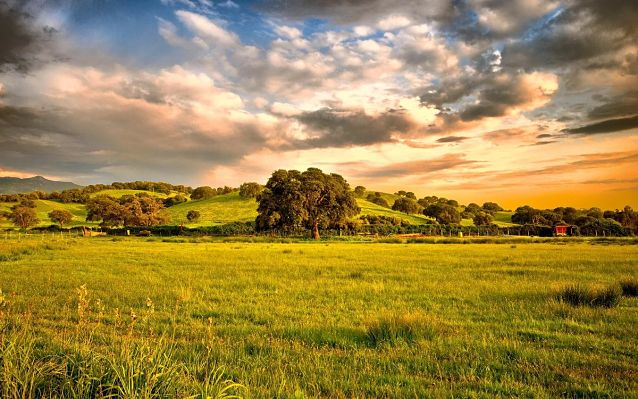
#> input picture lab1_pattern/field5.jpg, 638 x 399 px
$ python lab1_simple.py
#> lines starting #> are read from the running program, lines starting #| are printed output that depends on the picture
from numba import njit, prange
import numpy as np
from cv2 import imread, imwrite, imshow, waitKey, COLOR_BGR2RGB, cvtColor, vconcat, hconcat, putText, \
    FONT_HERSHEY_SIMPLEX, resize
# import cv2
import matplotlib.pyplot as plt
import time
from os import mkdir, path


# func that show the image (put in BGR (cv2))
# [92 lines left out: functions show_image, take_params, pdf_multivariate_gauss, g_multiply, sampler_1st_iter, sampler_one_iter, not called in this run]
    # return LABELS


def sampler(image, eps=0.2, n_iter=100, h=.2, w=.4, offset=0.):
    # creating a mas of all labels per iterations
    mas = np.zeros((n_iter, image.shape[0], image.shape[1]))

    # take params from pieces (from sky and filed of grass)
    mean0, mean1, cov0, cov1 = take_params(image, h=h, w=w, offset=offset)

    # create a matrix of probabilities of each class
    LABELS_0, PROB_0 = sampler_1st_iter(image, mean0, mean1, cov0, cov1)
    mas[0] = LABELS_0

    # sampling
    for i in range(n_iter - 2):
        mas[i + 1] = sampler_one_iter(PROB_0, mas[i], eps)

    return image, mas


# %%%%%%%%%%%%%%%%%%%%%%%%%%%%%%%%%%%%%%%%%%%%%%%%%%%%%%%%%%%%%%%%%%%%%%%%%%%%%%%%%%%%%%%%%%%%%%%%%%%%%%%%%%%%%%%%%%%%%%%%%%%%%%%%%%%%%%%%%%%%%%%%%%%%%%%%%%%%%%%%%%%%%%%%%%%%%%%%%%%%%%%%%%%%%%%%%%%%%%%%%%%%%%%%%%%%%%%%%%%%%%
# %%%%%%%%%%%%%%%%%%%%%%%%%%%%%%%%%%%%%%%%%%%%%%%%%%%%%%%%%%%%%%%%%%%%%%%%%%%%%%%%%%%%%%%%%%%%%%%%%%%%%%%%%%%%%%%%%%%%%%%%%%%%%%%%%%%%%%%%%%%%%%%%%%%%%%%%%%%%%%%%%%%%%%%%%%%%%%%%%%%%%%%%%%%%%%%%%%%%%%%%%%%%%%%%%%%%%%%%%%%%%%
# %%%%%%%%%%%%%%%%%%%%%%%%%%%%%%%%%%%%%%%%%%%%%%%%%%%%%%%%%%%%%%%%%%%%%%%%%%%%%%%%%%%%%%%%%%%%%%%%%%%%%%%%%%%%%%%%%%%%%%%%%%%%%%%%%%%%%%%%%%%%%%%%%%%%%%%%%%%%%%%%%%%%%%%%%%%%%%%%%%%%%%%%%%%%%%%%%%%%%%%%%%%%%%%%%%%%%%%%%%%%%%
filename = "field5.jpg"
img1 = imread(filename)
#> img1 is the input picture: shape (399, 638, 3); mean B, G, R 72.7, 133.2, 156.3
scale = [256, 256]
n_iter = 7000
eps = 0.07
# %%%%%%%%%%%%%%%%%%%%%%%%%%%%%%%%%%%%%%%%%%%%%%%%%%%%%%%%%%%%%%%%%%%%%%%%%%%%%%%%%%%%%%%%%%%%%%%%%%%%%%%%%%%%%%%%%%%%%%%%%%%%%%%%%%%%%%%%%%%%%%%%%%%%%%%%%%%%%%%%%%%%%%%%%%%%%%%%%%%%%%%%%%%%%%%%%%%%%%%%%%%%%%%%%%%%%%%%%%%%%%
# %%%%%%%%%%%%%%%%%%%%%%%%%%%%%%%%%%%%%%%%%%%%%%%%%%%%%%%%%%%%%%%%%%%%%%%%%%%%%%%%%%%%%%%%%%%%%%%%%%%%%%%%%%%%%%%%%%%%%%%%%%%%%%%%%%%%%%%%%%%%%%%%%%%%%%%%%%%%%%%%%%%%%%%%%%%%%%%%%%%%%%%%%%%%%%%%%%%%%%%%%%%%%%%%%%%%%%%%%%%%%%
# %%%%%%%%%%%%%%%%%%%%%%%%%%%%%%%%%%%%%%%%%%%%%%%%%%%%%%%%%%%%%%%%%%%%%%%%%%%%%%%%%%%%%%%%%%%%%%%%%%%%%%%%%%%%%%%%%%%%%%%%%%%%%%%%%%%%%%%%%%%%%%%%%%%%%%%%%%%%%%%%%%%%%%%%%%%%%%%%%%%%%%%%%%%%%%%%%%%%%%%%%%%%%%%%%%%%%%%%%%%%%%

start_time = time.time()

# scaling image to lower resolution for good performance
if scale is not None:
    img1 = resize(img1, (scale[0], scale[1]))
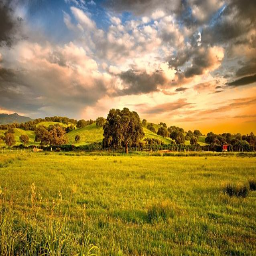
#> img1: shape (256, 256, 3); mean B, G, R 72.5, 133.1, 156.2

img_for_sampl, LABELS = sampler(img1, eps=eps, n_iter=n_iter, h=.55, w=.44, offset=0.05)
#> (the run stopped early here; a loop or call above may not have finished)

$ run again, with lab1_pattern/field1.jpg copied over lab1_pattern/field5.jpg
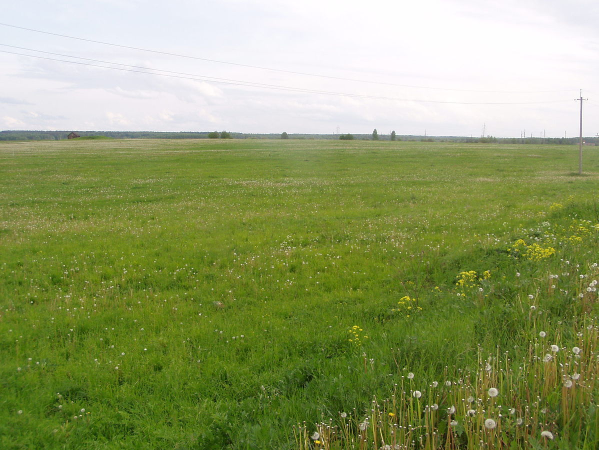
#> input picture lab1_pattern/field1.jpg, 1197 x 900 px (shown at 1/2 size)
#> img1 is the input picture: shape (900, 1197, 3); mean B, G, R 104.4, 156.6, 144.6
#> `img1 = resize(img1, (scale[0], scale[1]))`:
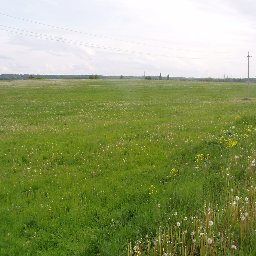
#> img1: shape (256, 256, 3); mean B, G, R 104.2, 156.5, 144.4

$ run again, with lab1_pattern/field2.jpg copied over lab1_pattern/field5.jpg
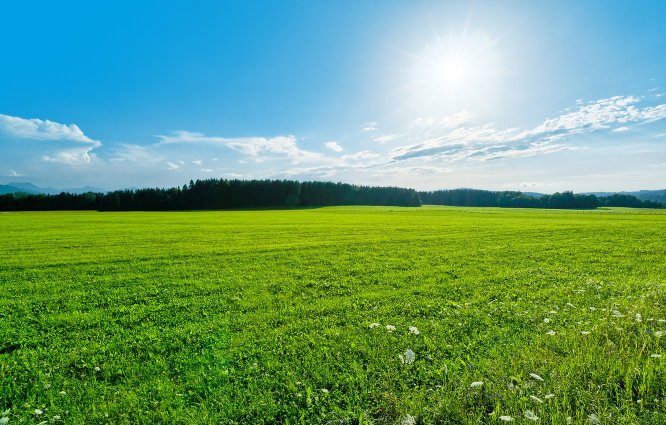
#> input picture lab1_pattern/field2.jpg, 1332 x 850 px (shown at 1/2 size)
#> img1 is the input picture: shape (850, 1332, 3); mean B, G, R 112.5, 157, 105.3
#> `img1 = resize(img1, (scale[0], scale[1]))`:
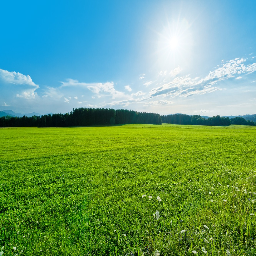
#> img1: shape (256, 256, 3); mean B, G, R 112.4, 156.9, 105.2

$ run again, with lab1_pattern/field3.jpg copied over lab1_pattern/field5.jpg
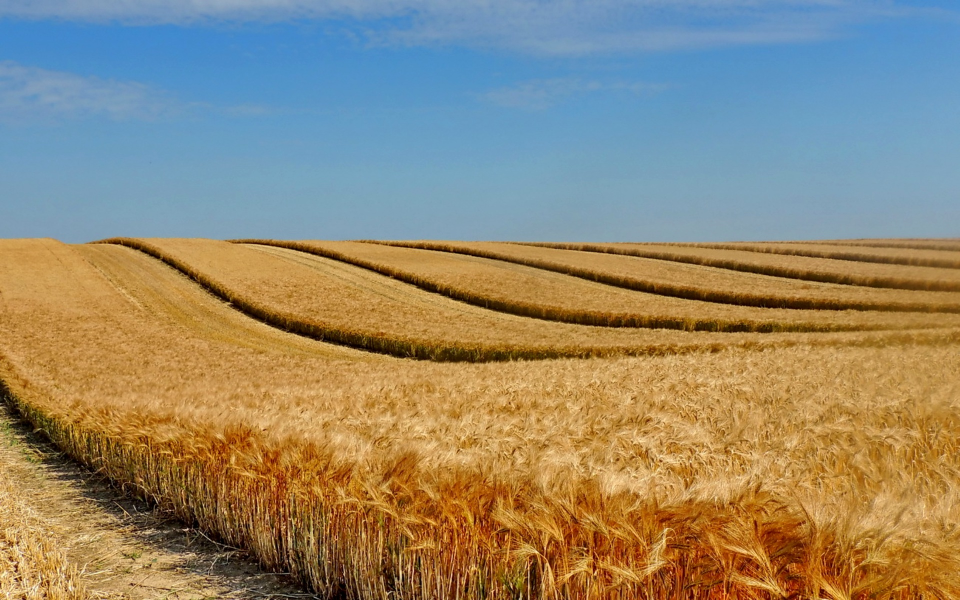
#> input picture lab1_pattern/field3.jpg, 1920 x 1200 px (shown at 1/2 size)
#> img1 is the input picture: shape (1200, 1920, 3); mean B, G, R 111.7, 135.7, 146.4
#> `img1 = resize(img1, (scale[0], scale[1]))`:
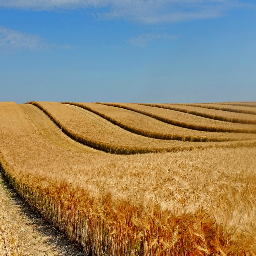
#> img1: shape (256, 256, 3); mean B, G, R 111.5, 135.5, 146.2
